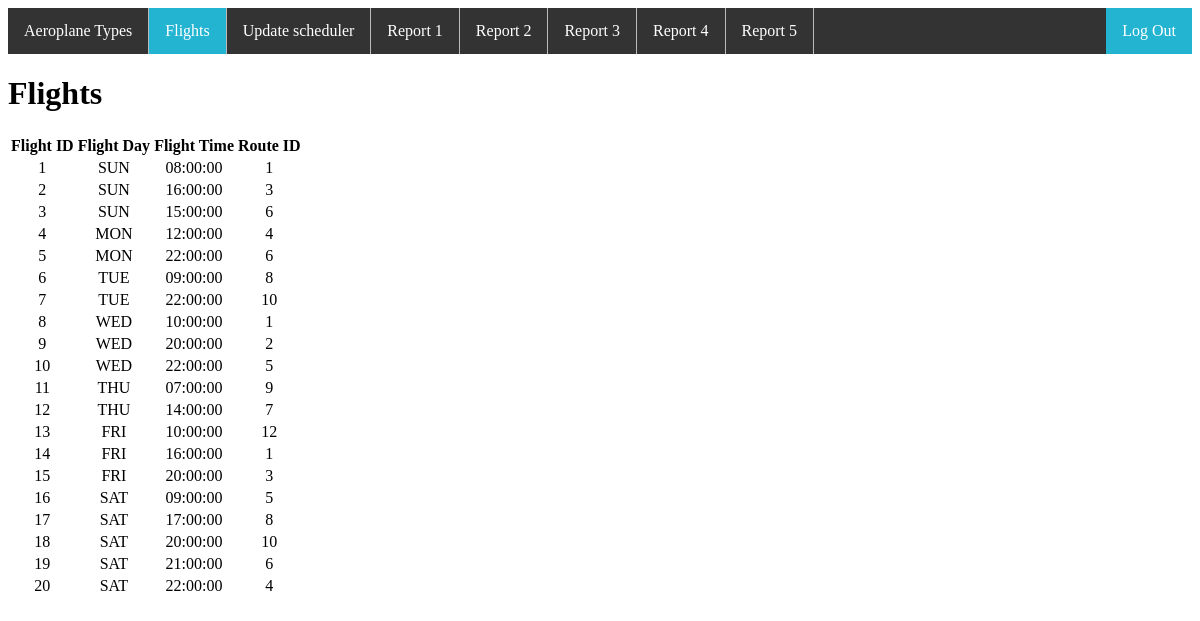
The page /AirlineDBMS/flight.php (signed in) on the database its author committed.
### tables this page shows
CREATE TABLE `flight` (
  `flight_id` int(6) NOT NULL,
  `flight_day` varchar(3) NOT NULL,
  `flight_time` time NOT NULL,
  `route_id` int(6) NOT NULL,
  `ticket_value` double NOT NULL
);

### AirlineDBMS/flight.php (the view, shortened to what this page needs)
<!DOCTYPE html>
<head>
	<link href="css.css" rel="stylesheet" type="text/css">
</head>
<body>
	<div class="navBar">
		<ul>
		  <li><a href="aeroplane_types.php">Aeroplane Types</a></li>
		  <li><a class="active" href="flight.php">Flights</a></li>
		  <li><a href="scheduler_add.php">Update scheduler</a></li>
		  <li><a href="1.php">Report 1</a></li>
		  <li><a href="2.php">Report 2</a></li>
		  <li><a href="3.php">Report 3</a></li>
		  <li><a href="4.php">Report 4</a></li>
		  <li><a href="5.php">Report 5</a></li>
		  <li style="float:right"><a class="logout" href="logout.php">Log Out</a></li>
		</ul>
	</div>
	<h1>Flights </h1>
	<table>
        <thead>
            <tr>
                <th>Flight ID</th>
                <th>Flight Day</th>
                <th>Flight Time</th>
                <th>Route ID</th>
            </tr>
        </thead>
		<tbody align="center">
			<?php
			$database = new DbConnect();
			$databaseconnect = $database->connect();
			$query = " SELECT * FROM flight";
			$result = mysqli_query($databaseconnect,$query);
			while($row = mysqli_fetch_array($result)){?>
				<tr>
                    <td><?php    echo $row["flight_id"];  ?></td>
                    <td><?php  echo $row["flight_day"];  ?></td>
                    <td><?php  echo $row["flight_time"];   ?></td>
                    <td><?php  echo $row["route_id"];  ?></td>
            	</tr><?php
			}
		?>
        </tbody>
    </table>
</body>

### AirlineDBMS/css.css (style rules this page uses)
.navBar ul { list-style-type: none; margin: 0; padding: 0; overflow: hidden; background-color: #333; }
.navBar li { float: left; border-right:1px solid #bbb; }
.navBar li:last-child { border-right: none; }
.navBar li a { display: block; color: white; text-align: center; padding: 14px 16px; text-decoration: none; }
.active { background-color: #23B4D1; }
.logout { background: #23B4D1; }

### rows shown on the page
flight: flight_id "1", flight_day "SUN", flight_time "08:00:00", route "1"
flight: flight_id "2", flight_day "SUN", flight_time "16:00:00", route "3"
flight: flight_id "3", flight_day "SUN", flight_time "15:00:00", route "6"
flight: flight_id "4", flight_day "MON", flight_time "12:00:00", route "4"
flight: flight_id "5", flight_day "MON", flight_time "22:00:00", route "6"
flight: flight_id "6", flight_day "TUE", flight_time "09:00:00", route "8"
flight: flight_id "7", flight_day "TUE", flight_time "22:00:00", route "10"
flight: flight_id "8", flight_day "WED", flight_time "10:00:00", route "1"
flight: flight_id "9", flight_day "WED", flight_time "20:00:00", route "2"
flight: flight_id "10", flight_day "WED", flight_time "22:00:00", route "5"
flight: flight_id "11", flight_day "THU", flight_time "07:00:00", route "9"
flight: flight_id "12", flight_day "THU", flight_time "14:00:00", route "7"
flight: flight_id "13", flight_day "FRI", flight_time "10:00:00", route "12"
flight: flight_id "14", flight_day "FRI", flight_time "16:00:00", route "1"
flight: flight_id "15", flight_day "FRI", flight_time "20:00:00", route "3"
flight: flight_id "16", flight_day "SAT", flight_time "09:00:00", route "5"
flight: flight_id "17", flight_day "SAT", flight_time "17:00:00", route "8"
flight: flight_id "18", flight_day "SAT", flight_time "20:00:00", route "10"
flight: flight_id "19", flight_day "SAT", flight_time "21:00:00", route "6"
flight: flight_id "20", flight_day "SAT", flight_time "22:00:00", route "4"
